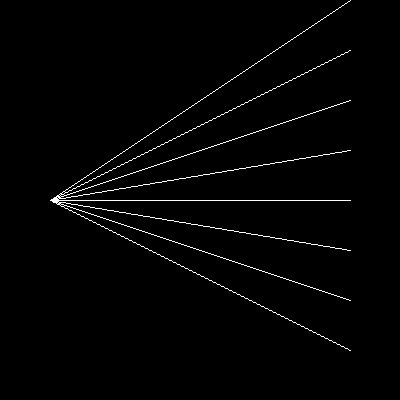

Python code for this plot:

import numpy as np
from PIL import Image

def draw_line(a, xstart, ystart, xend, yend):
    assert xstart < xend
    x = np.arange(xstart, xend)
    slope = (yend - ystart) / (xend - xstart)
    y = ystart + ((x - xstart) * slope).round().astype(np.int32)
    a[y,x] = 255

a = np.zeros((400, 400), dtype=np.uint8)

for yend in range(0, 401, 50):
    draw_line(a, 50, 200, 350, yend)

im = Image.fromarray(a)
im.save('lines.png')
